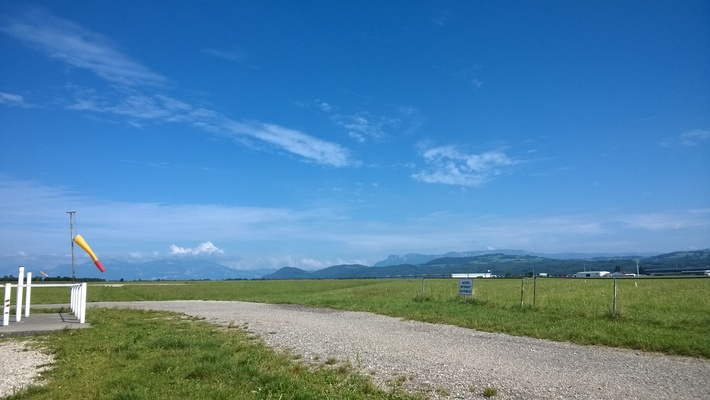
#> input picture message.jpg, 710 x 400 px
$ python main.py 3 message.jpg message.jpg message.jpg
#> lines starting #> are read from the running program, lines starting #| are printed output that depends on the picture
### stegano.py
import PIL
import PIL.Image


def high(value, n):
    '''
    Return the n high weight bits of a value

    >>> bin(high(0b11010101, 2))
    '0b11000000'
    '''

    return value >> (8 - n) << (8 - n)


# [9 lines left out: function low, not called in this run]


def image_load(path):
    '''
    Load an image from *path* and returns it size Width and Height and
    an array containing image values.

    returns: (W, H), array

    Note: if the image width is WxH, returns an array of size WxHx3
    because there is 3 bands, Red, Green and Blue per image.

    Each array item is in the range [0, 255], (i.e: color band are
    stared as one byte item).
    '''
#> called with path = 'message.jpg'

    im = PIL.Image.open(path).convert('RGB')
#> im is the input picture: PIL image 710x400 RGB; mean R, G, B 84.8, 132.4, 166.3
    return im.size, bytearray(im.tobytes())


def image_save(data, size, path):
    '''
    Save an array *data* of size WxHx3 to an image of *size* to the *path*.

    Note: the path extension indicate the file format (png or jpg for example).
    '''

    im = PIL.Image.new('RGB', size)
    im.frombytes(bytes(data))
    im.save(path)


def image_new(size):
    '''
    Create a new array able to store an image of size *size*.
    '''

    im = PIL.Image.new('RGB', size)
    return bytearray(im.tobytes())

### scripts.py
# coding: utf8
# chargement des fonctionnalité d'image ainsi que de low et high
from stegano import *
import os
dossier_resultat = 'resultat'
os.makedirs(dossier_resultat, exist_ok=True)

# [7 lines left out: function decode, not called in this run]

def encode(mask:str, filename:str, filename_res:str, n:int):
    size, image = image_load(filename)
#> size = (710, 400)
    mask_size, mask = image_load(mask)
#> mask_size = (710, 400)
    result = image_new(size)
#> in image_new, `im = PIL.Image.new('RGB', size)`: im: PIL image 710x400 RGB; every value is 0

    for i in range(len(image)):
        high_bits_image = high(image[i], n)
        high_bits_mask = high(mask[i], n)
        result[i] = high_bits_mask + (high_bits_image >> n)
#> this loop made 852000 passes
#> (high_bits_image, high_bits_mask) on passes 1 to 3: (0, 0), (64, 64), (128, 128)

    image_save(result, size, f'{dossier_resultat}/{filename_res}')
#> in image_save, `im.frombytes(bytes(data))`:
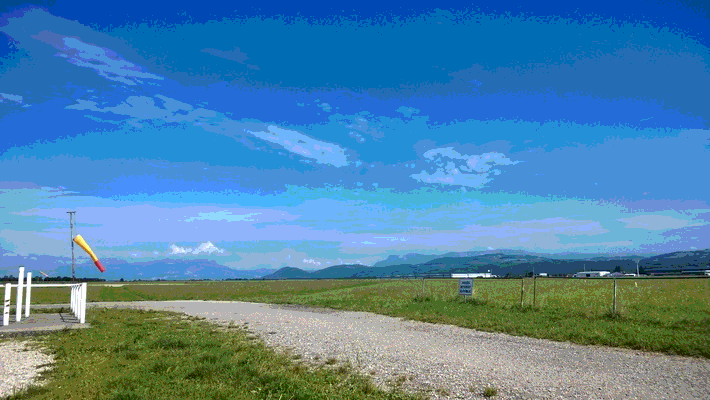
#> im: PIL image 710x400 RGB; mean R, G, B 77.1, 131.4, 169.5

### main.py
from scripts import decode, encode
import sys
n = int(sys.argv[1])
if len(sys.argv) == 4:
    filename = str(sys.argv[2])
    filename_res = str(sys.argv[3])
    decode(filename, filename_res, n)

elif len(sys.argv) == 5:
    mask = str(sys.argv[2])
    filename = str(sys.argv[3])
    filename_res = str(sys.argv[4])
    encode(mask, filename, filename_res, n)
